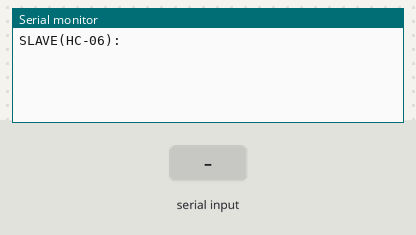
Simulated run of this sketch. Board: Arduino Uno, built with avr-gcc and run on an emulated ATmega328P. Shown: the last lines printed to the serial monitor. The inputs (shaded band) are chosen by the test bench.

Above: at 1.2 s.
1.3 s: "1" received over the second serial link
At 2.5 s:
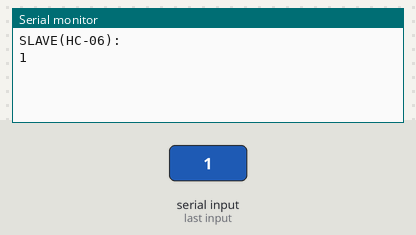
2.8 s: "0" received over the second serial link
At 3.6 s:
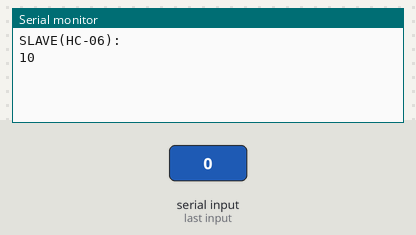

Measured:
- after the input at 1.3 s, the serial monitor: prints a new line at once (image 1)
- after the input at 2.8 s, the serial monitor: prints a new line at once (image 2)

The sketch:

BT_Slave_Setup.ino
```cpp
#include <SoftwareSerial.h>
SoftwareSerial BTSerial(2, 3); // RX | TX

void setup()
{
  Serial.begin(9600);
  Serial.println("SLAVE(HC-06):");
  pinMode(3, OUTPUT);
  digitalWrite(3, HIGH);

  // HC-06 default baud rate is 9600
  BTSerial.begin(9600);
}

void loop()
{

  // Keep reading from HC-06 and send to Arduino Serial Monitor
  if (BTSerial.available())
    Serial.write(BTSerial.read());

  // Keep reading from Arduino Serial Monitor and send to HC-06
  if (Serial.available())
    BTSerial.write(Serial.read());
}
```
